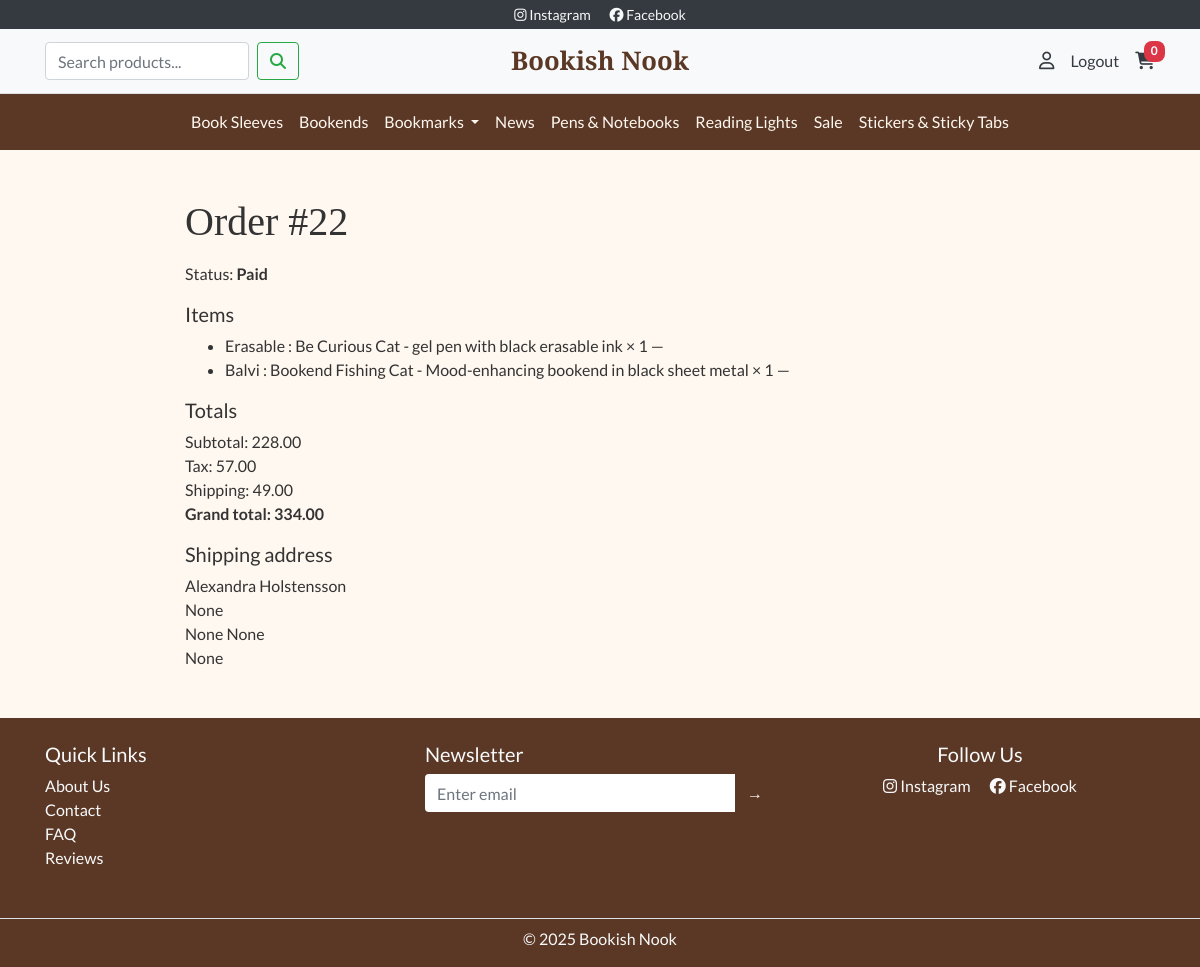
The app's page /profile/orders/22/ (signed in), older data.
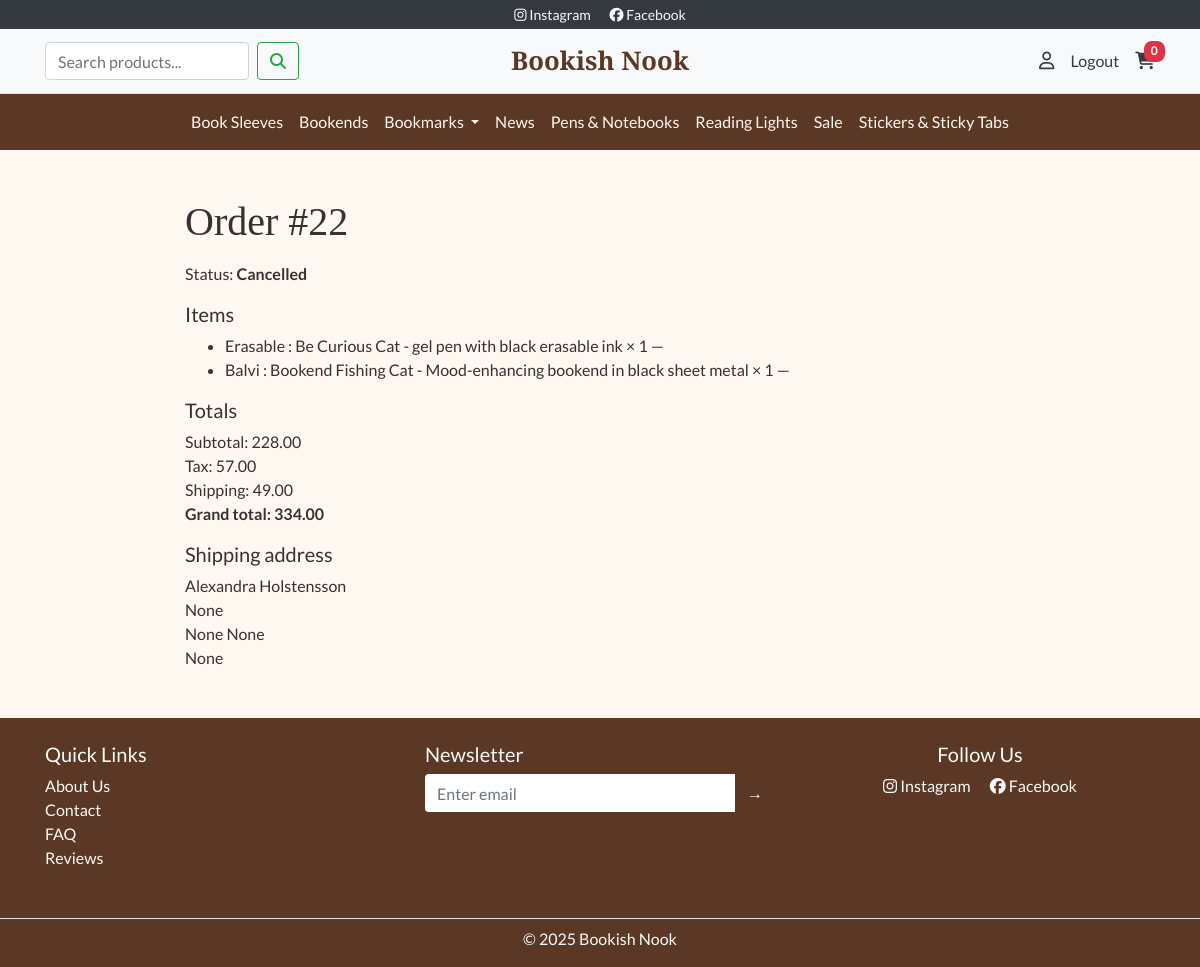
The same page, newer data.
### orders/models.py (models this page shows, shortened)
class Order(models.Model):
    STATUS_CHOICES = [
        ("pending", "Pending"),
        ("paid", "Paid"),
        ("canceled", "Canceled"),
    ]
    created = models.DateTimeField(auto_now_add=True)
    updated = models.DateTimeField(auto_now=True)
    email = models.EmailField(blank=True, null=True)
    total = models.DecimalField(max_digits=10, decimal_places=2, default=0)
    shipping = models.DecimalField(max_digits=10, decimal_places=2, default=0)
    tax_amount = models.DecimalField(max_digits=10, decimal_places=2, default=0)
    grand_total = models.DecimalField(max_digits=10, decimal_places=2, default=0)
    status = models.CharField(max_length=20, choices=STATUS_CHOICES, default="pending")
    stripe_session_id = models.CharField(max_length=255, blank=True, null=True)
    full_name = models.CharField(max_length=200, blank=True, null=True)
    email = models.EmailField(blank=True, null=True)  # redan hos dig
    phone = models.CharField(max_length=50, blank=True, null=True)
    address_line1 = models.CharField(max_length=200, blank=True, null=True)
    address_line2 = models.CharField(max_length=200, blank=True, null=True)
    postal_code = models.CharField(max_length=20, blank=True, null=True)
    city = models.CharField(max_length=100, blank=True, null=True)
    country = models.CharField(max_length=2, blank=True, null=True)  # ISO 2 (SE, NO, ...)
    billing_name = models.CharField(max_length=200, blank=True, null=True)
    billing_line1 = models.CharField(max_length=200, blank=True, null=True)
    billing_line2 = models.CharField(max_length=200, blank=True, null=True)
    billing_postal = models.CharField(max_length=20, blank=True, null=True)
    billing_city = models.CharField(max_length=100, blank=True, null=True)
    billing_country = models.CharField(max_length=2, blank=True, null=True)

### profiles/views.py (the view)
# urls.py: path("orders/<int:pk>/", views.order_detail, name="order_detail"),
@login_required
def order_detail(request, pk):
    order = get_object_or_404(Order, pk=pk, email=request.user.email)
    return render(request, "profiles/order_detail.html", {"order": order})

### bookshop/context_processors.py (called while the page is built)
def cart_count(request):
    cart = request.session.get("cart", {})
    return {"cart_count": sum(cart.values())}

def nav_categories(request):
    roots = Category.objects.filter(parent__isnull=True, is_active=True).order_by("name")
    bookmarks = Category.objects.filter(slug="bookmarks", parent__isnull=True).first()
    return {
        "root_categories": roots,      # alla rotkategorier
        "bookmarks_cat": bookmarks,    # Bookmarks-objektet (rot)
    }
    return {"root_categories": roots}

### products/models.py (called while the page is built)
    @property
    def slug_path(self):
        parts, c = [], self
        while c:
            parts.append(c.slug)
            c = c.parent
        return "/".join(reversed(parts))

    def get_absolute_url(self):
        return f"/products/category/{self.slug_path}/"

### profiles/templates/profiles/order_detail.html (shortened to what this page needs)
{% extends "base.html" %}
{% block content %}
<div class="container my-5" style="max-width:860px;">
  <h1 class="bn-section-title mb-3">Order #{{ order.id }}</h1>
  <p>Status: <strong>{{ order.status|capfirst }}</strong></p>
  <h5 class="mt-3">Items</h5>
  <ul>
    {% for item in order.items.all %}
      <li>{{ item.product.name }} × {{ item.qty }} — {{ item.price }}</li>
    {% endfor %}
  </ul>
  <h5 class="mt-3">Totals</h5>
  <p>Subtotal: {{ order.total }}<br>Tax: {{ order.tax_amount }}<br>Shipping: {{ order.shipping }}<br><strong>Grand total: {{ order.grand_total }}</strong></p>
  <h5 class="mt-3">Shipping address</h5>
  <p>
    {% if order.full_name %}{{ order.full_name }}<br>{% endif %}
    {{ order.address_line1 }}{% if order.address_line2 %}, {{ order.address_line2 }}{% endif %}<br>
    {{ order.postal_code }} {{ order.city }}<br>{{ order.country }}
  </p>
</div>
{% endblock %}

Row changes from the older to the newer data that the page shows:
changed Order "Alexandra Holstensson": status "Paid" → "Cancelled"
